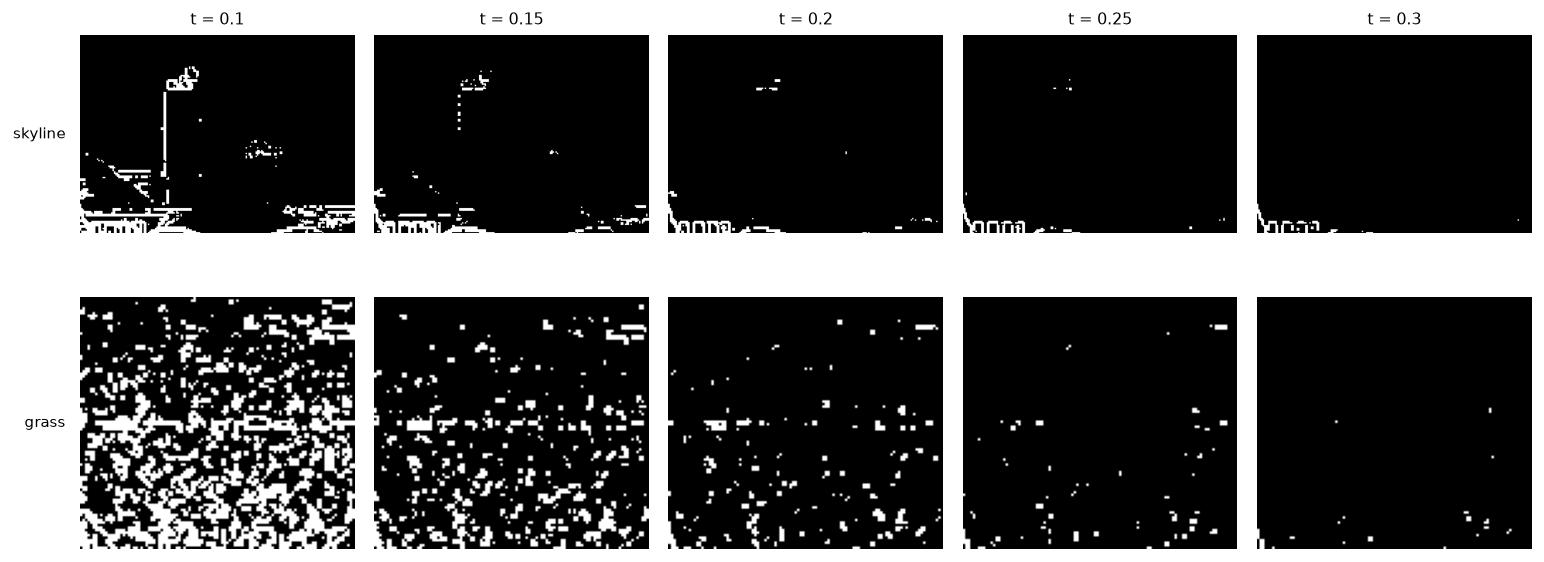
#> input picture projects/proj2/photos/p12_threshold_detail.jpg, 1544 x 562 px
$ python edges.py --image photos/p12_threshold_detail.jpg
#> lines starting #> are read from the running program, lines starting #| are printed output that depends on the picture; after the words box and inside, x2 and y2 are one past the last pixel; in counts of white or black regions, pixels touching at a corner belong together
### projects/proj2/utils.py
"""Shared I/O, display, and figure helpers for proj2.

Convention used everywhere in this project: images are float64 in [0, 1].
Grayscale is (H, W); color is (H, W, 3). Nothing else.
"""

import os

import numpy as np
import skimage.io as skio
import skimage.color as skcolor
import matplotlib.pyplot as plt

OUTDIR = os.path.join(os.path.dirname(os.path.abspath(__file__)), "output")


# ==========================================================================
# I/O
# ==========================================================================
def imread(path, gray=False):
    """Read an image as float64 in [0, 1]. Drops an alpha channel if present."""
    im = skio.imread(path)
    if im.dtype == np.uint8:
        im = im.astype(np.float64) / 255.0
    elif im.dtype == np.uint16:
        im = im.astype(np.float64) / 65535.0
    else:
        im = im.astype(np.float64)
    if im.ndim == 3 and im.shape[2] == 4:
        im = im[:, :, :3]
    if gray and im.ndim == 3:
        im = skcolor.rgb2gray(im)
    return im


# [8 lines left out: function imsave, not called in this run]


def trim_uniform_border(im, tol=1e-3, verbose=True):
    """Drop constant-valued rows/cols from the outside in.

    Downloaded assets often arrive matted onto a white frame. That frame is a
    hard step at the image boundary, so every derivative filter reports a
    bright rectangle there and it survives thresholding as a fake edge. Trim
    it before doing anything else.
    """
    g = to_gray(im)
    H, W = g.shape

    def uniform(line):
        return line.max() - line.min() < tol

    t, b, l, r = 0, H, 0, W
    while t < b - 1 and uniform(g[t]):
        t += 1
    while b > t + 1 and uniform(g[b - 1]):
        b -= 1
    while l < r - 1 and uniform(g[:, l]):
        l += 1
    while r > l + 1 and uniform(g[:, r - 1]):
        r -= 1

    if (t, b, l, r) != (0, H, 0, W):
        if verbose:
            print(f"  trimmed uniform border: rows {t}:{b}, cols {l}:{r} "
                  f"({H}x{W} -> {b-t}x{r-l})")
        return im[t:b, l:r]
    return im


def to_uint8(im):
    return (np.clip(im, 0, 1) * 255).astype(np.uint8)


def to_gray(im):
    return skcolor.rgb2gray(im) if im.ndim == 3 else im


# ==========================================================================
# Display scaling
#
# Derivatives and Laplacian levels are signed. Squashing them with clip()
# throws away every negative value, so use one of these instead and say in
# the writeup which one a given figure used.
# ==========================================================================
def norm01(im):
    """Min-max stretch to [0, 1]. Good for magnitudes, misleading for signed data."""
    lo, hi = im.min(), im.max()
    return np.zeros_like(im) if hi - lo < 1e-12 else (im - lo) / (hi - lo)


def norm_signed(im, pct=99.5):
    """Map 0 -> mid gray, symmetric about zero. The honest view of a derivative.

    Scaled by the `pct` percentile of |im| rather than the max, because a
    handful of extreme pixels (a specular highlight, a hard occlusion edge)
    otherwise compress the entire rest of the image into flat gray. Values
    beyond the percentile clip, which is the intended trade: saturate a few
    hundred pixels so the millions in between stay readable. Pass pct=100 for
    a strict max scaling.
    """
    m = np.abs(im).max() if pct >= 100 else np.percentile(np.abs(im), pct)
    if m < 1e-12:
        return np.full_like(im, 0.5)
    return np.clip(im / (2 * m) + 0.5, 0, 1)


# ==========================================================================
# Figures
# ==========================================================================
def show_row(images, titles, name=None, cmap="gray", subdir=None, figsize_h=3.2):
    """One row of panels, shared styling. Saves to output/ if `name` is given."""
    n = len(images)
    fig, axes = plt.subplots(1, n, figsize=(figsize_h * n, figsize_h * 1.15))
    axes = np.atleast_1d(axes)
    for ax, im, t in zip(axes, images, titles):
        ax.imshow(im, cmap=None if im.ndim == 3 else cmap, vmin=0, vmax=1)
        ax.set_title(t, fontsize=9)
        ax.axis("off")
    fig.tight_layout()
    if name:
        d = OUTDIR if subdir is None else os.path.join(OUTDIR, subdir)
        os.makedirs(d, exist_ok=True)
        path = os.path.join(d, name)
        fig.savefig(path, dpi=130, bbox_inches="tight")
        print(f"wrote {os.path.relpath(path)}")
        plt.close(fig)
        return path
    return fig


# [48 lines left out: functions show_grid, fft_logmag, check_size, not called in this run]

### projects/proj2/edges.py
"""Parts 1.2 and 1.3 -- finite difference, DoG, and gradient orientation.

    python edges.py --threshold 0.25                    # 1.2, finite difference
    python edges.py --dog --sigma 2 --threshold 0.042   # 1.3, DoG
    python edges.py --orientation --dog --sigma 2       # 1.3 bells & whistles

Choosing the parameters is the graded part, so the sweeps are first-class:
    python edges.py --sweep 0.05 0.1 0.15 0.2 0.25 0.3  # threshold, whole image
    python edges.py --detail 0.1 0.15 0.2 0.25 0.3      # threshold, per region
    python edges.py --curve --threshold 0.25            # density vs threshold
    python edges.py --sigma-sweep                       # sigma, equal retention
    python edges.py --compare --sigma 2 --threshold 0.042
"""

import argparse

import numpy as np
import cv2
import skimage.color as skcolor
from scipy.signal import convolve2d

import utils
from convolve import DX, DY

DEFAULT_IMAGE = "data/cameraman.png"


def conv(im, k):
    return convolve2d(im, k, mode="same", boundary="symm")


# [8 lines left out: function gaussian2d, not called in this run]


def gradient(im):
    """(gx, gy, magnitude) from the plain finite difference operators."""
    gx, gy = conv(im, DX), conv(im, DY)
    return gx, gy, np.sqrt(gx ** 2 + gy ** 2)


# [9 lines left out: function dog_filters, not called in this run]


def binarize(mag, t):
    return (mag > t).astype(np.float64)


# Two regions of the cameraman image that want opposite thresholds. The
# skyline is low-contrast structure that a high threshold erases; the grass is
# real texture that a low threshold turns into confetti. Any single global
# threshold is a compromise between these two, which is the whole argument of
# Part 1.2.
CAMERAMAN_CROPS = {
    "skyline": (200, 340, 340, 534),
    "grass": (430, 530, 425, 534),
}


# [17 lines left out: function threshold_detail, not called in this run]


def edge_strength(mag, r0, r1, col):
    """|grad| sampled straight down one known structural edge."""
    return mag[r0:r1, col]


# [86 lines left out: functions threshold_curve, dog_gradient, threshold_at_retention, edge_fwhm, not called in this run]


# Column 400, rows 230-300 is the tall tower's left edge -- the structure that
# Part 1.2 showed no global threshold can recover. Row 360 / column 205 is an
# isolated high-contrast step used for the width measurement.
TOWER = (230, 300, 400)
ISOLATED_EDGE = (360, 205)


# [155 lines left out: functions sigma_sweep, kernel_figure, equivalence_figure, compare_finite_vs_dog, gradient_angle, orientation_hsv and 1 more, not called in this run]


def main():
    ap = argparse.ArgumentParser(description="Parts 1.2 / 1.3 -- edge detection")
    ap.add_argument("--image", default=DEFAULT_IMAGE)
    ap.add_argument("--threshold", type=float, default=0.2)
    ap.add_argument("--sigma", type=float, default=2.0)
    ap.add_argument("--ksize", type=int, default=None, help="default 6*sigma+1, odd")
    ap.add_argument("--dog", action="store_true", help="Part 1.3 instead of 1.2")
    ap.add_argument("--orientation", action="store_true", help="1.3 bells & whistles")
    ap.add_argument("--sweep", type=float, nargs="+", help="threshold sweep figure")
    ap.add_argument("--detail", type=float, nargs="+",
                    help="binarized close-ups of competing regions, per threshold")
    ap.add_argument("--curve", action="store_true",
                    help="edge density vs threshold, per region")
    ap.add_argument("--sigma-sweep", action="store_true",
                    help="binarized edges across sigma at equal tower retention")
    ap.add_argument("--kernels", action="store_true", help="G and the two DoG kernels")
    ap.add_argument("--equivalence", action="store_true",
                    help="show both DoG routes and their difference")
    ap.add_argument("--compare", action="store_true",
                    help="1.2 vs 1.3 side by side (uses --threshold for DoG)")
    args = ap.parse_args()

    im = utils.trim_uniform_border(utils.imread(args.image, gray=True))
#> in imread, im is the input picture: shape (562, 1544, 3); min 0, max 255, mean 85.7
#> the loop in trim_uniform_border, `while t < b - 1 and uniform(g[t]):` made 8 passes
#> after the loop in trim_uniform_border, `while t < b - 1 and uniform(g[t]):`: t = 8
#> the loop in trim_uniform_border, `while b > t + 1 and uniform(g[b - 1]):` made 10 passes
#> b on passes 1 to 10: 561, 560, 559, 558, 557, 556, 555, 554, 553, 552
#> after the loop in trim_uniform_border, `while b > t + 1 and uniform(g[b - 1]):`: b = 552
#> the loop in trim_uniform_border, `while l < r - 1 and uniform(g[:, l]):` made 8 passes
#> after the loop in trim_uniform_border, `while l < r - 1 and uniform(g[:, l]):`: l = 8
#> the loop in trim_uniform_border, `while r > l + 1 and uniform(g[:, r - 1]):` made 8 passes
#> r on passes 1 to 8: 1543, 1542, 1541, 1540, 1539, 1538, 1537, 1536
#> after the loop in trim_uniform_border, `while r > l + 1 and uniform(g[:, r - 1]):`: r = 1536
#|   trimmed uniform border: rows 8:552, cols 8:1536 (562x1544 -> 544x1528)
#> in trim_uniform_border, `return im[t:b, l:r]`:
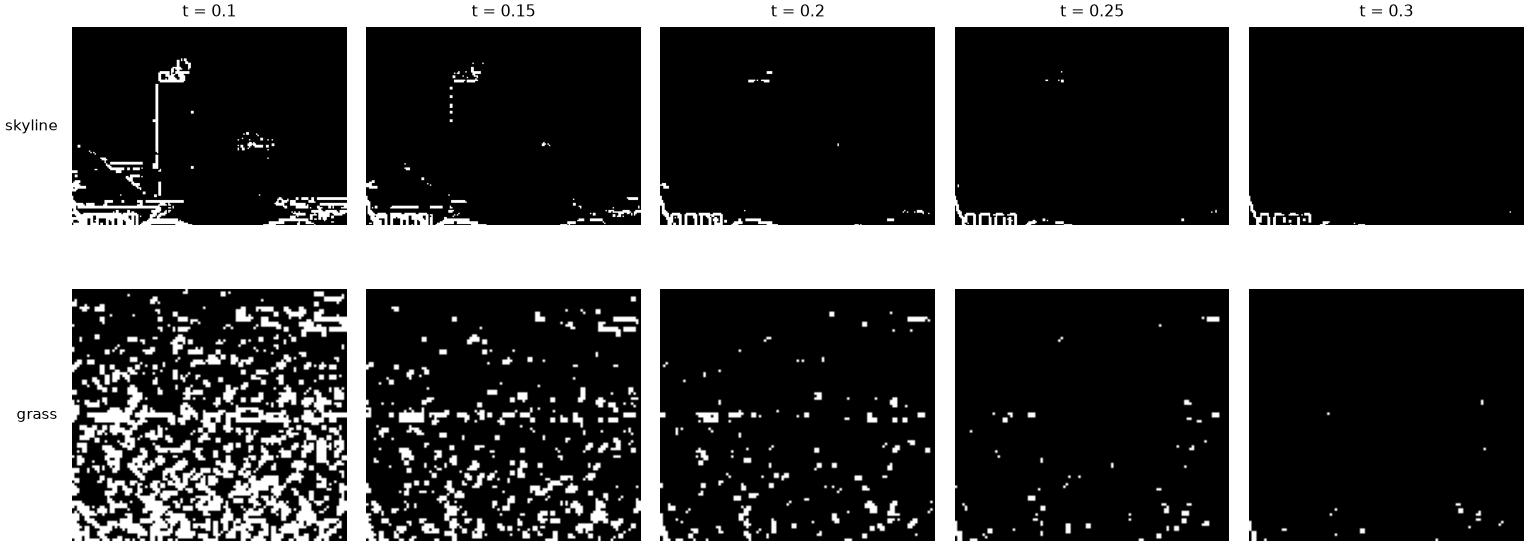
#> returned value: shape (544, 1528) float64; min 0, max 1, mean 0.307
    ksize = args.ksize or (int(6 * args.sigma) | 1)

    if args.kernels:
        kernel_figure(ksize, args.sigma)
        return

    if args.sigma_sweep:
        sigma_sweep(im)
        return

    if args.equivalence:
        equivalence_figure(im, args.sigma, args.threshold, ksize)
        return

    if args.compare:
        compare_finite_vs_dog(im, args.sigma, t_fd=0.25, t_dog=args.threshold)
        return

    if args.orientation:
        gx, gy, mag = dog_gradient(im, args.sigma, ksize) if args.dog else gradient(im)
        rgb = orientation_hsv(gx, gy, mag)
        tag = f"p13_orientation{'_dog' if args.dog else ''}.jpg"
        utils.show_row([im, rgb, orientation_wheel()],
                       ["input",
                        f"gradient orientation{f' (DoG σ={args.sigma})' if args.dog else ''}",
                        "hue key: 0°=right, 90°=up"],
                       name=tag)
        utils.imsave(tag.replace(".jpg", "_full.jpg"), rgb)
        return

    if args.dog:
        # Two routes to the same answer: blur then difference, or convolve once
        # with D*G. Convolution is associative, so they must agree.
        gx2, gy2, mag2 = dog_gradient(im, args.sigma, ksize, single_filter=False)
        gx, gy, mag = dog_gradient(im, args.sigma, ksize, single_filter=True)
        print(f"blur-then-diff vs single DoG conv: max|diff| = {np.abs(mag - mag2).max():.2e}")

        kernel_figure(ksize, args.sigma)
        blurred = conv(im, gaussian2d(ksize, args.sigma))
        prefix, panels, titles = "p13", [blurred], [f"blurred (σ={args.sigma})"]
    else:
        gx, gy, mag = gradient(im)
#> in conv, `return convolve2d(im, k, mode="same", boundary="symm")`:
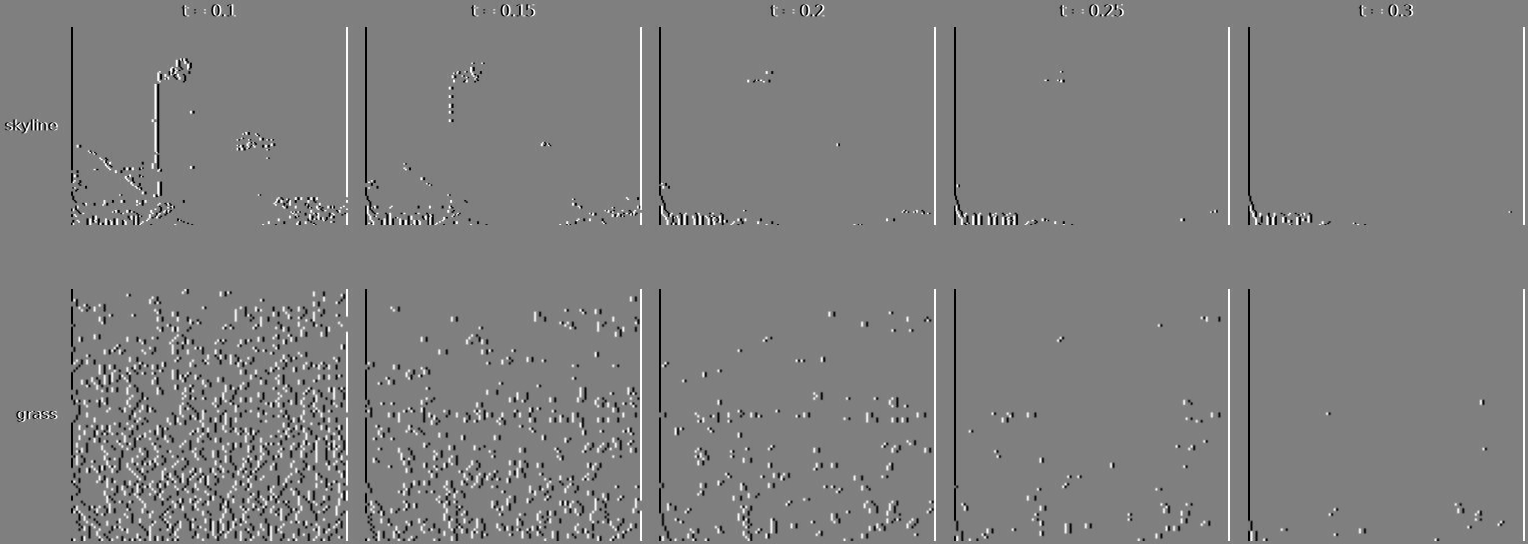
#> returned value: shape (544, 1528) float64; min -1, max 1, mean -4.67e-06; drawn with min black and max white
#> in conv (call 2), `return convolve2d(im, k, mode="same", boundary="symm")`:
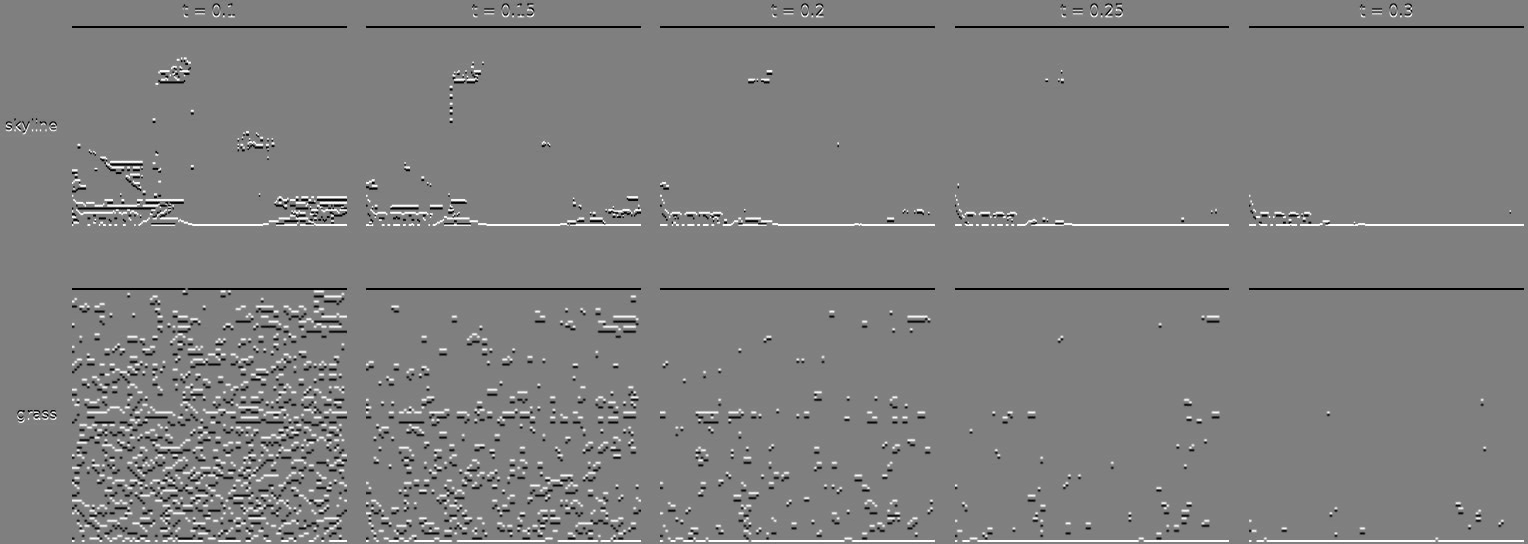
#> returned value: shape (544, 1528) float64; min -1, max 1, mean -9.7e-06; drawn with min black and max white
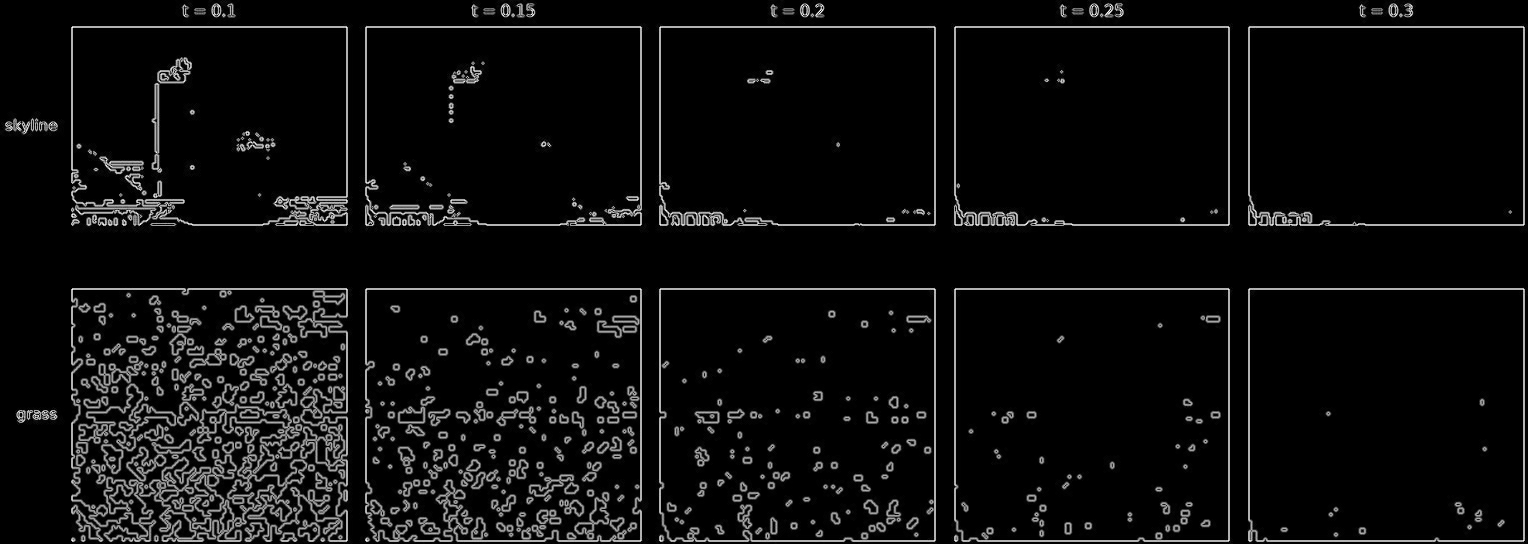
#> mag: shape (544, 1528) float64; min 0, max 1.41, mean 0.0766; drawn with min black and max white
        prefix, panels, titles = "p12", [im], ["original"]
#> prefix = 'p12'; titles = ['original']

    if args.curve:
        landmark = (0.162, "strongest pixel on the\ntower's edge = 0.162") \
            if "cameraman" in args.image else None
        threshold_curve(mag, pick=args.threshold, landmark=landmark,
                        name=f"{prefix}_threshold_curve.jpg")
        return

    if args.detail:
        threshold_detail(mag, args.detail, name=f"{prefix}_threshold_detail.jpg")
        return

    if args.sweep:
        utils.show_row(
            [binarize(mag, t) for t in args.sweep],
            [f"t = {t}" for t in args.sweep],
            name=f"{prefix}_threshold_sweep.jpg",
        )
        return

    utils.show_row(
        panels + [utils.norm_signed(gx), utils.norm_signed(gy),
                  utils.norm01(mag), binarize(mag, args.threshold)],
        titles + ["d/dx", "d/dy", "gradient magnitude", f"binarized (t={args.threshold})"],
        name=f"{prefix}_edges.jpg",
    )
#> in norm_signed, `m = np.abs(im).max() if pct >= 100 else np.percentile(np.abs(im), pct)`: m = 0.996
#> in norm01, `lo, hi = im.min(), im.max()`: lo = 0; hi = 1.41
#> in binarize, `return (mag > t).astype(np.float64)`:
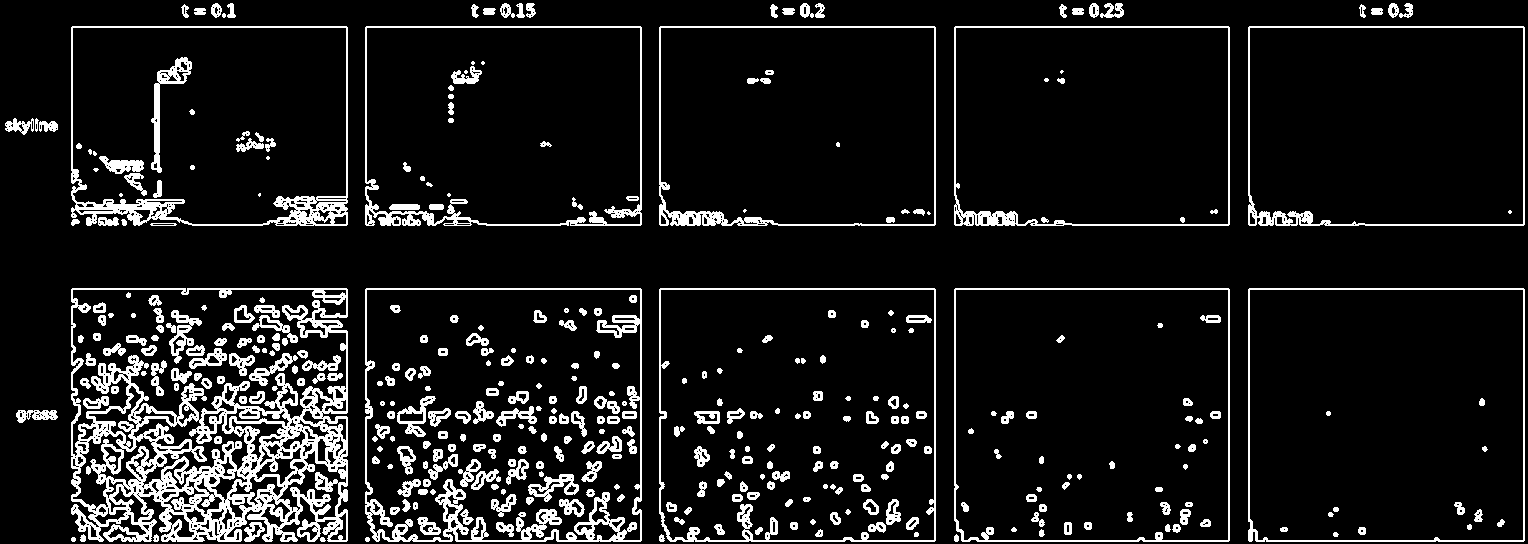
#> returned value: shape (544, 1528) float64; values 0 (black) and 1 (white), 10% white; 392 white regions (17 under 20 px), largest, box (x1, y1, x2, y2) and area: (71, 288, 348, 542) 23993, (365, 288, 642, 542) 6174, (71, 26, 348, 226) 4499
#> in show_row, `n = len(images)`: n = 5
#> the loop in show_row, `for ax, im, t in zip(axes, images, titles):` made 5 passes


if __name__ == "__main__":
    main()
